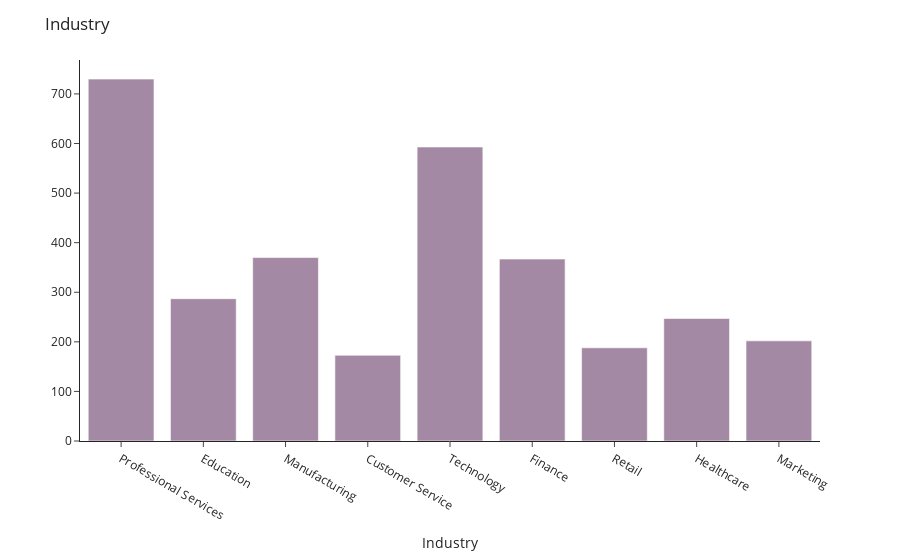

This figure's notebook cell:
### Code cell
## histogram for Industry distribution
age_fig = ex.histogram(data,
            x = 'Industry',
            nbins = 30,
            color_discrete_sequence = ["#A489A4"])

## figure title and labels
age_fig.update_layout(
    title = 'Industry',
    xaxis_title = 'Industry',
    yaxis_title = None,
    template = 'simple_white')

### Figure 1 — Plotly figure (JSON) as saved in the notebook; plotly's stock layout.template omitted (floating-point values rounded to 4 significant figures; data arrays with more than 128 entries replaced by an {"elided": "..."} marker saying what was removed)
{"data": [{"alignmentgroup": "True", "bingroup": "x", "hovertemplate": "Industry=%{x}<br>count=%{y}<extra></extra>", "legendgroup": "", "marker": {"color": "#A489A4", "pattern": {"shape": ""}}, "name": "", "nbinsx": 30, "offsetgroup": "", "orientation": "v", "showlegend": false, "type": "histogram", "x": {"elided": "3157 str values"}, "xaxis": "x", "yaxis": "y"}], "layout": {"barmode": "relative", "legend": {"tracegroupgap": 0}, "margin": {"t": 60}, "title": {"text": "Industry"}, "xaxis": {"anchor": "y", "domain": [0, 1], "title": {"text": "Industry"}}, "yaxis": {"anchor": "x", "domain": [0, 1], "title": {}}}}
